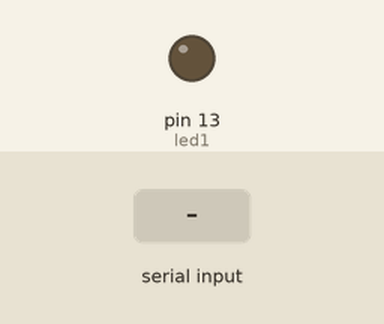
A sketch run on a simulated Arduino Uno, built with avr-gcc and run on an emulated ATmega328P. Parts: output pins drawn as LEDs (lit = HIGH). Inputs (shaded band) come from the test bench.

Above: at 1.2 s.
1.3 s: "A" received over Serial
At 2.2 s:
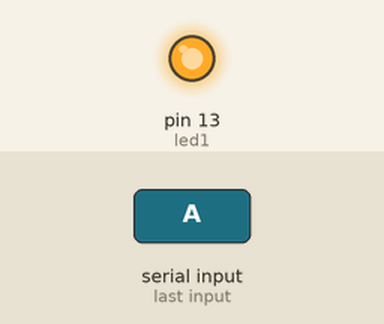
2.8 s: "B" received over Serial
At 3.4 s:
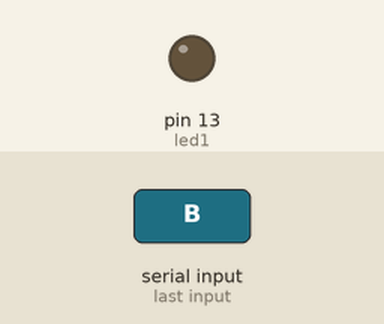
Timing chart, 0 to 5.8 s (numbered marks = the images above; inputs shaded):
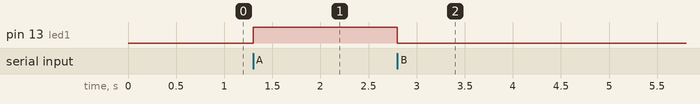

The sketch:

Modulo_Bluetooth.ino
```cpp
//Codigo para una aplicacion de Android que pueda prender el LED que ya viene el pin13 de Arduino

char orden;
const byte led1= 13;

void setup() {

Serial.begin(9600);
pinMode(led1,OUTPUT);

}

void loop() {
 if( Serial.available()> 0 ){
  orden = Serial.read();
 }

 switch(orden){

  case 'A':
  digitalWrite(led1,HIGH);
  break;

  case 'B':
  digitalWrite(led1,LOW);
  break;

 }

}
```

Measured:
- after the input at 1.3 s, pin 13 (led1): LOW → HIGH at once
- after the input at 2.8 s, pin 13 (led1): HIGH → LOW at once
